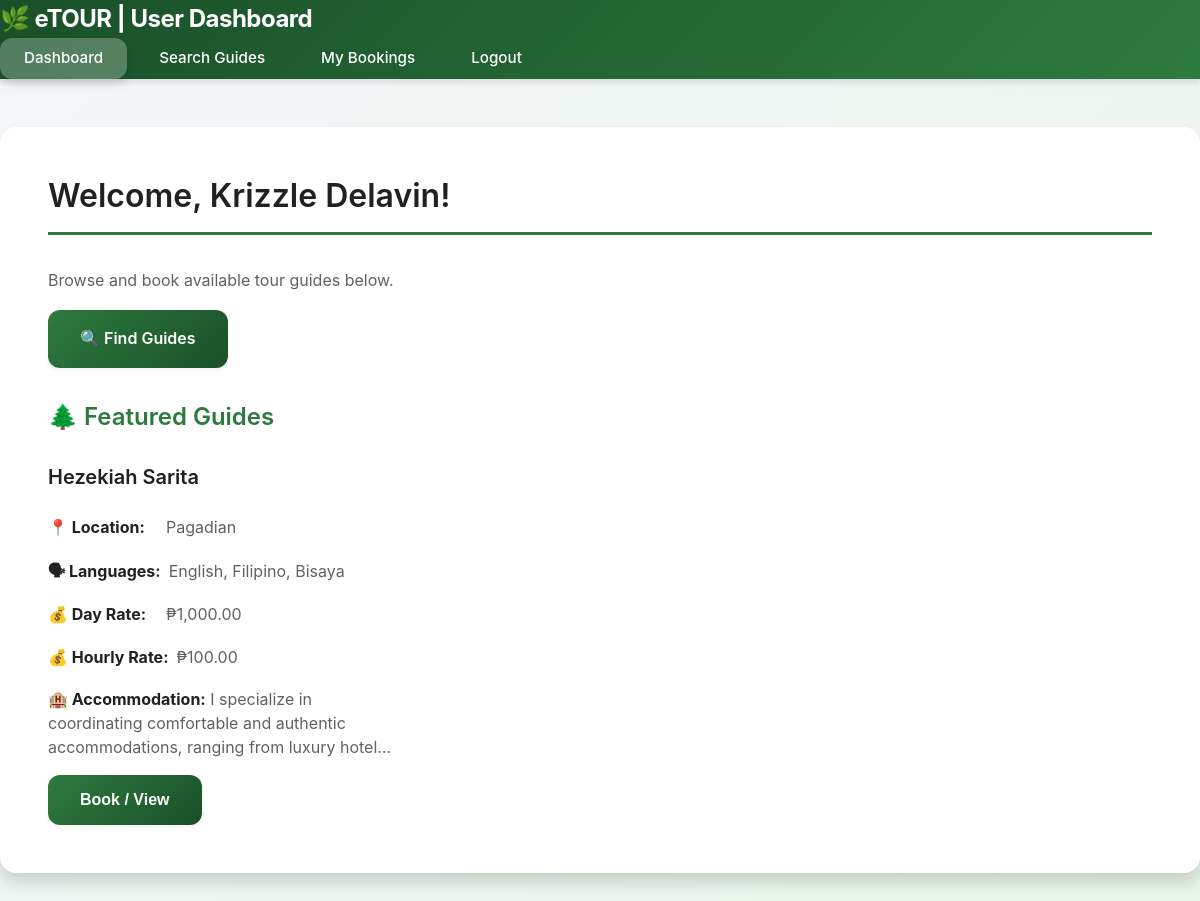
The app's page /user/dashboard.php (signed in) with its own data.
### tables this page shows
CREATE TABLE `guides` (
  `id` int(11) NOT NULL,
  `user_id` int(11) NOT NULL,
  `contact` varchar(100) DEFAULT NULL,
  `location` varchar(255) DEFAULT NULL,
  `languages` varchar(255) DEFAULT NULL,
  `accommodation` text DEFAULT NULL,
  `rate_day` decimal(10,2) DEFAULT 0.00,
  `rate_hour` decimal(10,2) DEFAULT 0.00
);

CREATE TABLE `users` (
  `id` int(11) NOT NULL,
  `name` varchar(255) NOT NULL,
  `email` varchar(255) NOT NULL,
  `password` varchar(255) NOT NULL,
  `role` enum('user','guide','admin') NOT NULL DEFAULT 'user',
  `is_tourist_mode` tinyint(1) DEFAULT 0,
  `created_at` timestamp NOT NULL DEFAULT current_timestamp(),
  `verification_code` varchar(255) DEFAULT NULL,
  `is_verified` tinyint(1) DEFAULT 0,
  `reset_token` varchar(255) DEFAULT NULL,
  `reset_token_expiry` datetime DEFAULT NULL
);

### user/dashboard.php (the view, shortened to what this page needs)
<?php
require_once "../includes/database.php";
$stmt = $pdo->query("
    SELECT
        g.id AS guide_id,
        u.name AS guide_name,
        g.location,
        g.languages,
        g.rate_day,
        g.rate_hour,
        g.accommodation
    FROM guides g
    JOIN users u ON g.user_id = u.id
    ORDER BY g.id DESC
    LIMIT 6
");
$featured_guides = $stmt->fetchAll(PDO::FETCH_ASSOC);
?>
<!DOCTYPE html>
<html lang="en">
<head>
<link rel="stylesheet" href="../style.css">
</head>
<body>
<header class="navbar">
    <div class="logo">🌿 eTOUR | User Dashboard</div>
    <div class="nav-links">
        <a href="dashboard.php" class="active-link">Dashboard</a>
        <a href="search.php">Search Guides</a>
        <a href="bookings.php">My Bookings</a>
        <a href="../auth/logout.php">Logout</a>
    </div>
</header>
<div class="container">
    <h2>Welcome, <?= htmlspecialchars($_SESSION['name'] ?? 'User'); ?>!</h2>
    <p>Browse and book available tour guides below.</p>
    <a href="search.php" class="btn">🔍 Find Guides</a>
    <br><br>
    <h3>🌲 Featured Guides</h3>
    <?php if (!$featured_guides): ?>
        <p>No guides available at the moment. Please check back later.</p>
    <?php else: ?>
        <div class="guide-grid">
            <?php foreach ($featured_guides as $guide): ?>
                <div class="guide-card">
                    <h4><?= htmlspecialchars($guide['guide_name']); ?></h4>
                    <p class="info-row"><span class="label">📍 Location:</span><span class="value"><?= htmlspecialchars($guide['location']); ?></span></p>
                    <p class="info-row"><span class="label">🗣 Languages:</span><span class="value"><?= htmlspecialchars($guide['languages']); ?></span></p>
                    <p class="info-row"><span class="label">💰 Day Rate:</span><span class="value">₱<?= number_format($guide['rate_day'], 2); ?></span></p>
                    <p class="info-row"><span class="label">💰 Hourly Rate:</span><span class="value">₱<?= number_format($guide['rate_hour'], 2); ?></span></p>
                    <?php
                    $accom = trim($guide['accommodation'] ?? '');
                    $accomEsc = htmlspecialchars($accom);
                    $maxChars = 120;
                    if (mb_strlen($accom) > $maxChars):
                        $preview = htmlspecialchars(mb_substr($accom, 0, $maxChars));
                    ?>
                    <p class="accommodation-preview" title="<?= $accomEsc ?>"><strong>🏨 Accommodation:</strong>
                        <?= htmlspecialchars($preview) ?> <span class="see-more" aria-hidden="true">&hellip;</span>
                    </p>
                    <?php else: ?>
                    <p class="accommodation-preview" title="<?= $accomEsc ?>"><strong>🏨 Accommodation:</strong><br>
                        <?= nl2br(htmlspecialchars($accom)); ?>
                    </p>
                    <?php endif; ?>
                    <form method="GET" action="book_guide.php">
                        <button type="submit" class="btn">Book / View</button>
                    </form>
                </div>
            <?php endforeach; ?>
        </div>
    <?php endif; ?>
</div>
</body>
</html>

### style.css (style rules this page uses)
* { margin: 0; padding: 0; box-sizing: border-box; }
body { font-family: -apple-system, BlinkMacSystemFont, 'Segoe UI', 'Roboto', 'Oxygen', 'Ubuntu', 'Cantarell', sans-serif; background: linear-gradient(135deg, #f5f7fa 0%, #e8f5e9 100%); color: var(--gray-900); line-height: 1.6; min-height: 100vh; -webkit-font-smoothing: antialiased; -moz-osx-font-smoothing: grayscale; }
.navbar { background: linear-gradient(135deg, var(--primary-dark) 0%, var(--primary) 100%); padding: 0; box-shadow: var(--shadow-md); position: sticky; top: 0; z-index: 1000; backdrop-filter: blur(10px); }
.logo { font-size: 1.5rem; font-weight: 700; color: var(--white); display: flex; align-items: center; gap: var(--space-sm); letter-spacing: -0.5px; }
.nav-links { display: flex; gap: var(--space-sm); align-items: center; flex-wrap: wrap; }
.nav-links a, .nav-links button { color: var(--white); text-decoration: none; padding: var(--space-sm) var(--space-lg); border-radius: var(--radius-md); transition: var(--transition); font-weight: 500; font-size: 0.95rem; background: transparent; border: none; cursor: pointer; position: relative; }
.nav-links a.active-link { background: rgba(255, 255, 255, 0.25); box-shadow: 0 4px 12px rgba(0, 0, 0, 0.15); }
.container { max-width: 1200px; margin: var(--space-2xl) auto; padding: var(--space-2xl); background: var(--white); border-radius: var(--radius-lg); box-shadow: var(--shadow-lg); }
h1, h2, h3, h4, h5, h6 { color: var(--gray-900); font-weight: 600; margin-bottom: var(--space-lg); line-height: 1.3; }
h2 { font-size: 2rem; padding-bottom: var(--space-md); border-bottom: 3px solid var(--primary); margin-bottom: var(--space-xl); }
h3 { font-size: 1.5rem; color: var(--primary); }
h4 { font-size: 1.25rem; }
p { margin-bottom: var(--space-md); color: var(--gray-700); line-height: 1.7; }
.btn, button[type="submit"], input[type="submit"] { background: linear-gradient(135deg, var(--primary), var(--primary-dark)); color: var(--white); padding: var(--space-md) var(--space-xl); border: none; border-radius: var(--radius-md); font-weight: 600; font-size: 1rem; cursor: pointer; transition: var(--transition); box-shadow: var(--shadow-sm); display: inline-block; text-decoration: none; text-align: center; position: relative; overflow: hidden; }
.btn::before { content: ''; position: absolute; top: 0; left: -100%; width: 100%; height: 100%; background: linear-gradient(90deg, transparent, rgba(255,255,255,0.2), transparent); transition: var(--transition-slow); }
.accommodation-preview { display: -webkit-box; -webkit-box-orient: vertical; -webkit-line-clamp: 3; overflow: hidden; text-overflow: ellipsis; line-height: 1.5; max-height: calc(1.5rem * 3); word-break: break-word; }
.info-row { display: flex; gap: 0.5rem; align-items: center; justify-content: flex-start; margin: 0.25rem 0; }
.info-row .label { min-width: 110px; color: var(--gray-900); font-weight: 700; display: inline-block; }
.info-row .value { flex: 1 1 auto; min-width: 0; }
.guide-card p { margin-bottom: var(--space-md); }
.guide-card strong { color: var(--gray-900); font-weight: 700; }
.guide-grid { display: grid; grid-template-columns: repeat(auto-fill, minmax(340px, 1fr)); gap: var(--space-xl); margin-top: var(--space-xl); }

### records on screen
guides: user.name "Hezekiah Sarita", location "Pagadian", languages "English, Filipino, Bisaya", rate_day "1,000.00", rate_hour "100.00", accommodation "I specialize in coordinating comfortable and authentic accommodations, ranging from luxury…"

### other values on screen
$_SESSION['name'] "Krizzle Delavin"
